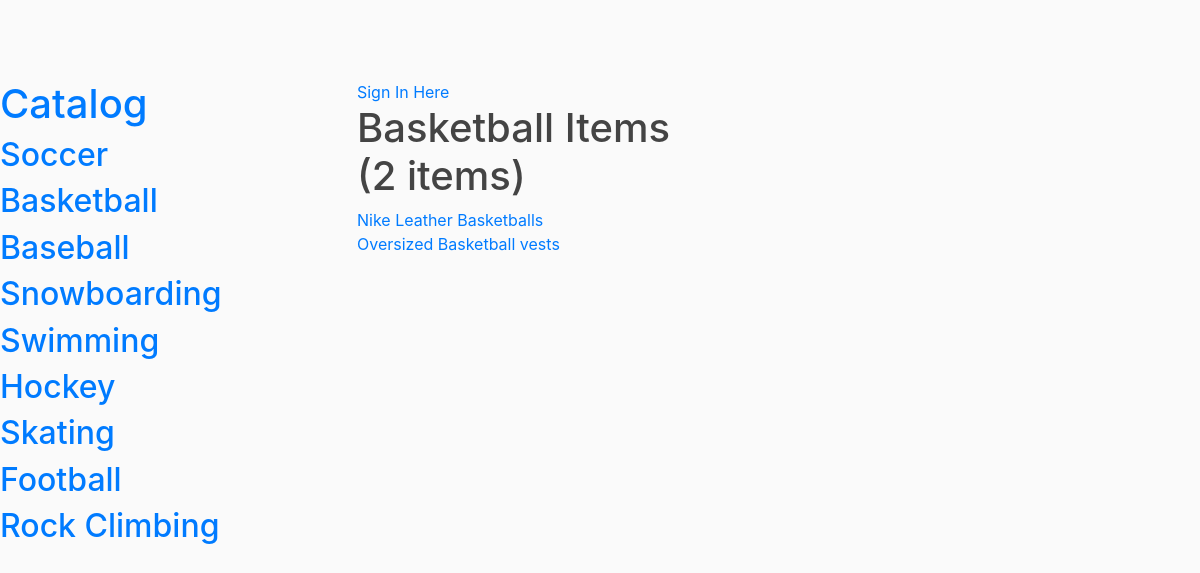
The app's page /catalog/Basketball/items with its own data.
### db_setup.py (models this page shows, shortened)
class Category(Base):
    __tablename__ = 'category'
    id = Column(Integer, primary_key = True)
    name = Column(String(80), nullable = False)
    user_id = Column(Integer, ForeignKey('user.id'))
    user = relationship(User)

class Item(Base):
    __tablename__ = 'item'
    id = Column(Integer, primary_key = True)
    name = Column(String(80), nullable = False)
    description = Column(String(250))
    date_added = Column(DateTime(timezone = True), server_default = func.now())
    date_edited = Column(DateTime(timezone = True), onupdate = func.now())
    user_id = Column(Integer, ForeignKey('user.id'))
    user = relationship(User)
    category_id = Column(Integer, ForeignKey('category.id'))
    category = relationship(Category)

### app.py (the view)
@app.route('/catalog/<cate_name>')
@app.route('/catalog/<cate_name>/items')
def Showcateitems(cate_name):
    user = login_session.get('username')
    print(user)
    cates = session.query(Category).all()
    cate = session.query(Category).filter_by(name=cate_name).all()
    cate_id = 0
    for c in cate:
        cate_id = c.id
    items = session.query(Item).filter_by(category_id=cate_id).all()
    n_items = len(items)
    return render_template('Showcateitems.html', cates = cates, cate_name=cate_name, n=n_items, items=items, user = user)

### templates/Showcateitems.html (shortened to what this page needs)
<!DOCTYPE html>
<html>
<head>
  <link rel="stylesheet" href="https://stackpath.bootstrapcdn.com/bootstrap/4.3.1/css/bootstrap.min.css">
  <link rel="stylesheet" type="text/css" href="{{ url_for('static', filename = 'main.css') }}">
</head>
<body>
	   <section class="indent-1">
        <section>
		        <h1>
               <a href="{{ url_for('home')}}">Catalog</a>
            </h1>
                {% for cate in cates %}
                    <h2>
                      <a href="{{ url_for('Showcateitems', cate_name = cate.name) }}">{{ cate.name }}</a>
                    </h2>
                {% endfor %}
        </section>
        <section>
          <div class="header__user">
              {% if user %}
                  <p>Signed in as {{user}}</p>
                  <a href="{{url_for('signOut')}}"> Sign Out</a>
              {% else %}
                  <a href="{{url_for('Showsignin')}}">Sign In Here </a>
              {% endif %}
          </div>
          <h1> {{ cate_name }} Items ({{ n }} items)</h1>
            <p>
              {% for item in items %}
                <a href="{{ url_for('desc', item_id = item.id, item_name = item.name, cate_name = cate_name) }}">{{ item.name }}</a><br/>
              {% endfor  %}
            </p>
        </section>
    </section>
  </body>
</body>
</html>

### static/main.css (style rules this page uses)
body { background: #fafafa; color: #333333; margin-top: 5rem; }
h1, h2, h3, h4, h5, h6 { color: #444444; }

### templates/Showcateitems.html (style rules this page uses)
.indent-1 { float: left; }
.indent-1 section { width: 50%; float: left; }

### records on screen
Category: name "Soccer"
Category: name "Basketball"
Category: name "Baseball"
Category: name "Snowboarding"
Category: name "Swimming"
Category: name "Hockey"
Category: name "Skating"
Category: name "Football"
Category: name "Rock Climbing"
Item: name "Nike Leather Basketballs"
Item: name "Oversized Basketball vests"

### other values on screen
{{ n }} "2"
